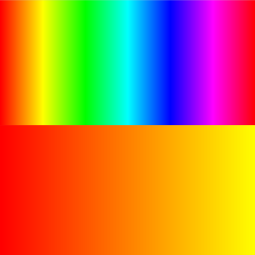
Frame 1 (no input)
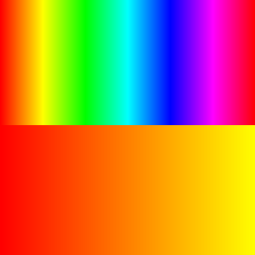
Frame 60 (the mouse pressed at the canvas centre just before this capture)
Frame 120 (the mouse held since frame 60 and released just before this capture): identical to frame 60, image omitted

The Processing sketch that drew these frames (run headless with seeded random() and noise(); from frame 60 on, the mouse is pressed at the canvas centre):

// Processing sketch: farbe_01_hsv
// ── farbe_01_hsv.pde

void setup() {
  size(255, 255); 
  colorMode(HSB);
}

void draw() {
  for (int i=0; i<255; i++) {
    stroke(i, 255, 255);
    line(i, 0, i, 125);
  }

  for (int i=0; i<255; i++) {
    stroke(i/6.0, 255, 255);
    line(i, 125, i, 255);
  }
}
